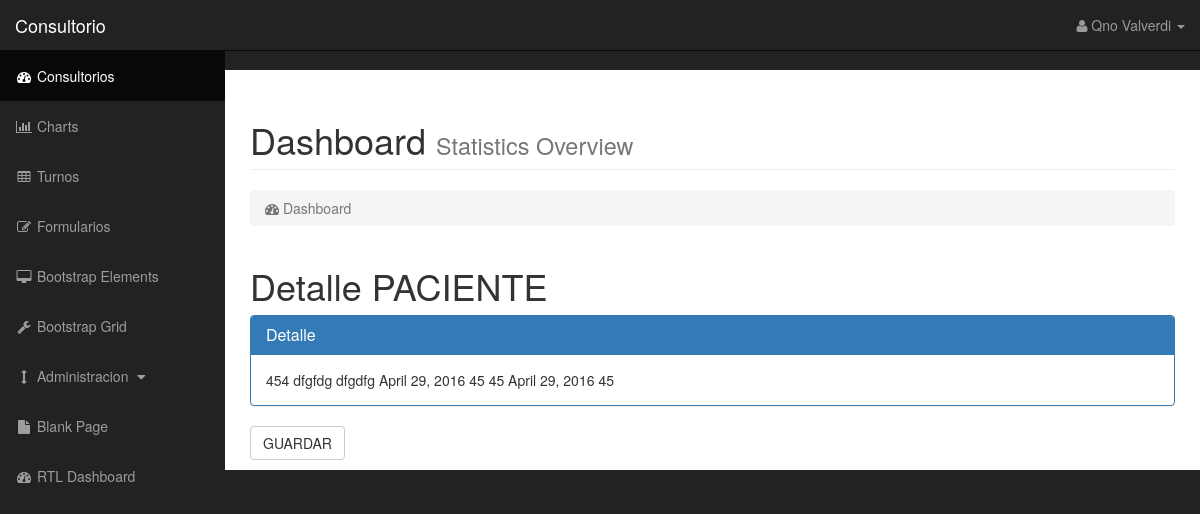
Page /paciente/1/ on the committed database.
### gturnos/models.py (models this page shows, shortened)
class Persona(models.Model):
	apellido = models.CharField(max_length=50)
	nombres = models.CharField(max_length=100)
	fecha_nac = models.DateField()
	domicilio = models.CharField(max_length=200)
	telefono = models.CharField(max_length=15)
	dni = models.IntegerField()
	sexo = models.ForeignKey(Sexo)

class Paciente(Persona):
	fecha_inicio = models.DateField()
	altura = models.IntegerField()
	peso = models.IntegerField()
	perimetro_enc = models.IntegerField()

### gturnos/views.py (the view)
# urls.py: url(r'^paciente/(?P<pk>[0-9]+)/$', views.paciente_detail),
def paciente_detail(request, pk):
	pac = get_object_or_404(Paciente, pk=pk)
	return render(request, 'gturnos/paciente/detail.html', {'pac':pac})

### gturnos/templates/gturnos/paciente/detail.html (shortened to what this page needs)
{% extends 'gturnos/plantilla-base.html' %}
{% block principal %}
	<h1>Detalle PACIENTE</h1>
	<form method="POST" class="post-form">{% csrf_token %}
		<div class="panel panel-primary">
			<div class="panel-heading">
				<h3 class="panel-title"> Detalle</h3>
				</div>
				<div class="panel-body">
					{{ pac.dni }}
					{{ pac.apellido }}
					{{ pac.nombres }}
					{{ pac.fecha_nac }}
					{{ pac.altura }}
					{{ pac.peso }}
					{{ pac.fecha_inicio }}
					{{ pac.perimetro_enc }}
				</div>
		</div>
		<button type="submit" class="save btn btn-default">GUARDAR</button>
	</form>
{% endblock %}

### gturnos/static/css/sb-admin.css (style rules this page uses)
body { margin-top: 100px; background-color: #222; }
@media (min-width:768px) { body { margin-top: 50px; } }

### rows in the picture
Persona: dni "454", apellido "dfgfdg", nombres "dfgdfg", fecha_nac "April 29, 2016"
Paciente: altura "45", peso "45", fecha_inicio "April 29, 2016", perimetro_enc "45"
